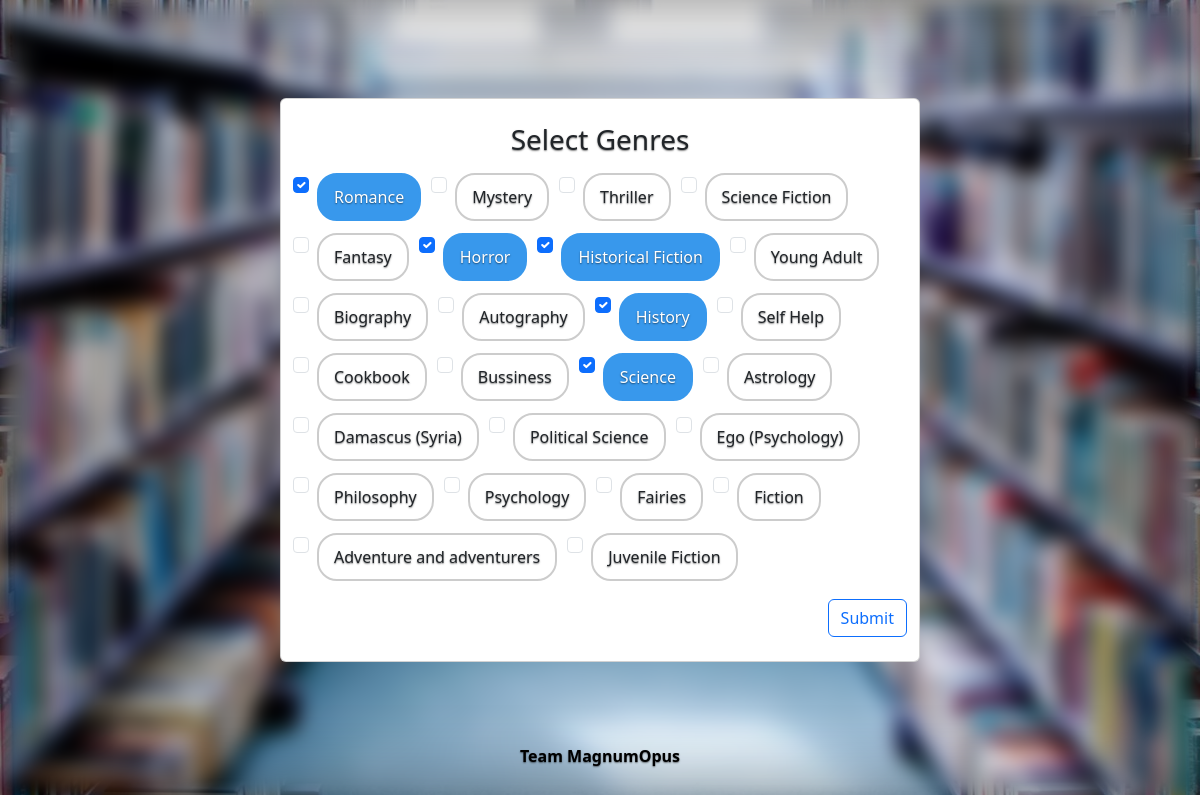
The page /choice/ (signed in) on the database its author committed.
### library/models.py (models this page shows)
class Genre(models.Model):
    genre = models.CharField(max_length=50)
    def __str__(self):
        return self.genre

class User(AbstractUser):
    favorite_genres = models.ManyToManyField(Genre)

### library/views/views.py (the view, shortened to what this page needs)
# urls.py: path("choice/", views.choice, name="choice"),
def choice(request):
    return render(request, "library/choice.html", {
        'genres': Genre.objects.all()
    })

### library/templates/library/choice.html (shortened to what this page needs)
{% extends "library/layout.html" %}
{% load static %}
{% block body %}
<form action='{% url "choice" %}' method='POST'>
    <div class="container card py-4">
        <div class="row">
          <div class="col-md-12">
            <h3>Select Genres</h3>
            <div class="bubble-select pt-2">
                {% for genre in genres %}
                    <div class="form-check">
                        <input class="form-check-input" type="checkbox" value="{{ genre }}" id="genre-{{ genre }}" name="genre"
                                {% if genre in user.favorite_genres.all %}checked{% endif %}>
                        <label class="form-check-label bubble" for="genre-{{ genre }}">{{ genre }}</label>
                    </div>
                {% endfor %}
            </div>
            <button class="btn btn-outline-primary mt-3 " style='float: right;'>Submit</button>
          </div>
        </div>
      </div>
</form>
{% endblock %}

### library/static/library/cover.css (style rules this page uses)
body { text-shadow: 0 .05rem .1rem rgba(0, 0, 0, .5); box-shadow: inset 0 0 5rem rgba(0, 0, 0, .5); }

### library/static/library/css/style.css (style rules this page uses)
.bubble-select { display: flex; flex-wrap: wrap; gap: 10px; }
.bubble { border: 2px solid #ccc; border-radius: 20px; padding: 10px 15px; cursor: pointer; transition: background-color 0.2s, border-color 0.2s; }
.form-check-input:checked + .bubble { background-color: #3898ec; border-color: #3898ec; color: #fff; }

### rows shown on the page
Genre: genre "☑", genre "Romance"
Genre: genre "Mystery"
Genre: genre "Thriller"
Genre: genre "Science Fiction"
Genre: genre "Fantasy"
Genre: genre "☑", genre "Horror"
Genre: genre "☑", genre "Historical Fiction"
Genre: genre "Young Adult"
Genre: genre "Biography"
Genre: genre "Autography"
Genre: genre "☑", genre "History"
Genre: genre "Self Help"
Genre: genre "Cookbook"
Genre: genre "Bussiness"
Genre: genre "☑", genre "Science"
Genre: genre "Astrology"
Genre: genre "Damascus (Syria)"
Genre: genre "Political Science"
Genre: genre "Ego (Psychology)"
Genre: genre "Philosophy"
Genre: genre "Psychology"
Genre: genre "Fairies"
Genre: genre "Fiction"
Genre: genre "Adventure and adventurers"
Genre: genre "Juvenile Fiction"
